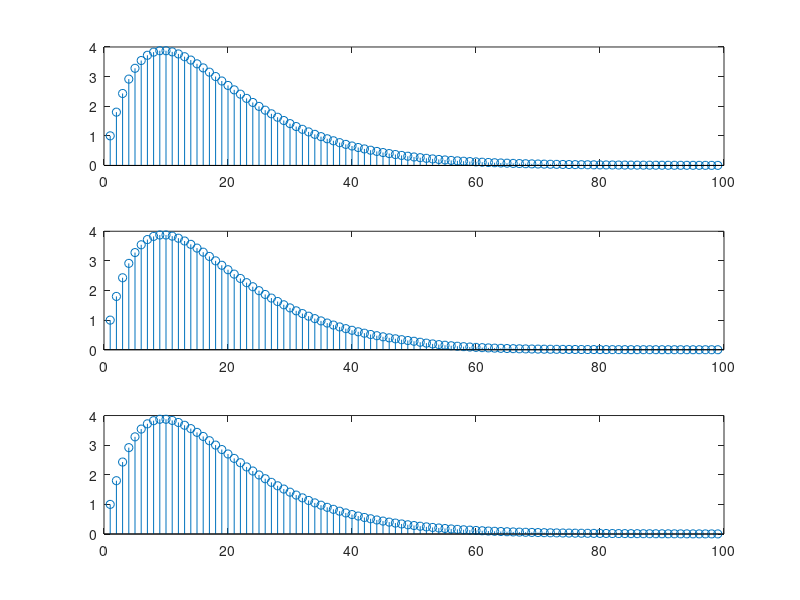

This chart was generated by the following MATLAB code:
% ch02/basic_problem_28.m

y = ((0 : 98) + 1) .* (ones(1, 99) * 0.9) .^ (0 : 98);
x = (0.9 * ones(1, 50)) .^ (0 : 49);
h = x;
yc = conv(h, x);
x = (0.9 * ones(1, 99)) .^ (0 : 98);
h = x;
yf = filter(h, 1, x);
eyc = sumsq(y(1 : length(yc)) - yc);
eyf = sumsq(y(1 : length(yf)) - yf);

subplot(311); stem(y);
subplot(312); stem(yc);
subplot(313); stem(yf);

printf("Error conv %d, error filter %d \n", eyc, eyf);
